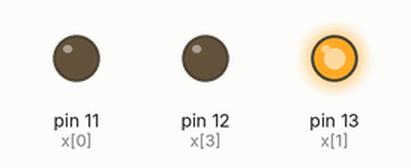
This sketch was run on a simulated Arduino Uno, built with avr-gcc and run on an emulated ATmega328P. Shown: output pins drawn as LEDs (lit = HIGH).

Above: at 1.5 s.
At 4.5 s:
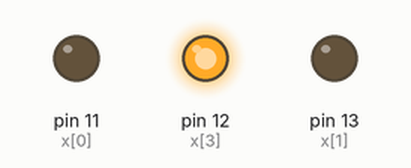
At 6.5 s:
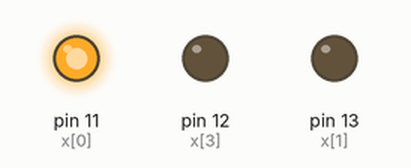
Timing chart, 0 to 9.1 s (numbered marks = the images above):
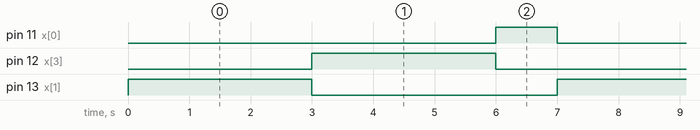

Measured:
- by itself, pin 11 (x[0]): alternates HIGH for 1.0 s and LOW for 6.0 s
- by itself, pin 12 (x[3]), pin 13 (x[1]): alternates HIGH for 3.0 s and LOW for 4.0 s
- by itself, everything shown: repeats every 7.0 s, in 3 steps

The sketch:

01_traffic_light.ino
```cpp
void setup()
{
  pinMode(11, OUTPUT);
  pinMode(12, OUTPUT);
  pinMode(13, OUTPUT);
}

void loop()
{
  int x[] = {11,13,13,12,12,11};
  int tim[] = {3000,3000,1000};
  for (int i = 0; i < 3; i++){
    digitalWrite(x[2*i], LOW);
    digitalWrite(x[2*i+1], HIGH);
    delay(tim[i]);
  }
}
```

Alignment_area.cpp
```cpp
// Format Document: Shift + Alt + f
// Paste below:
```
